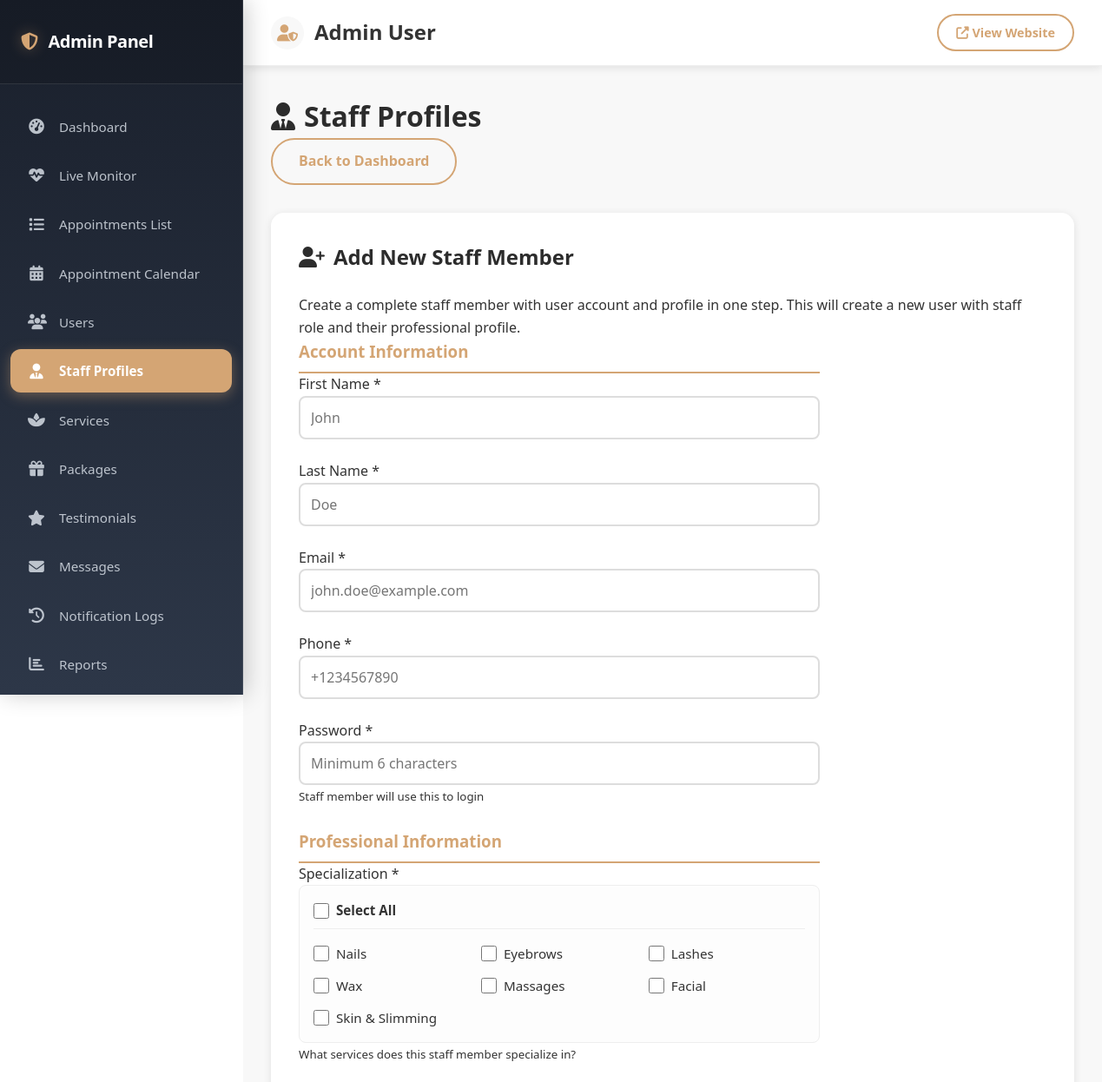
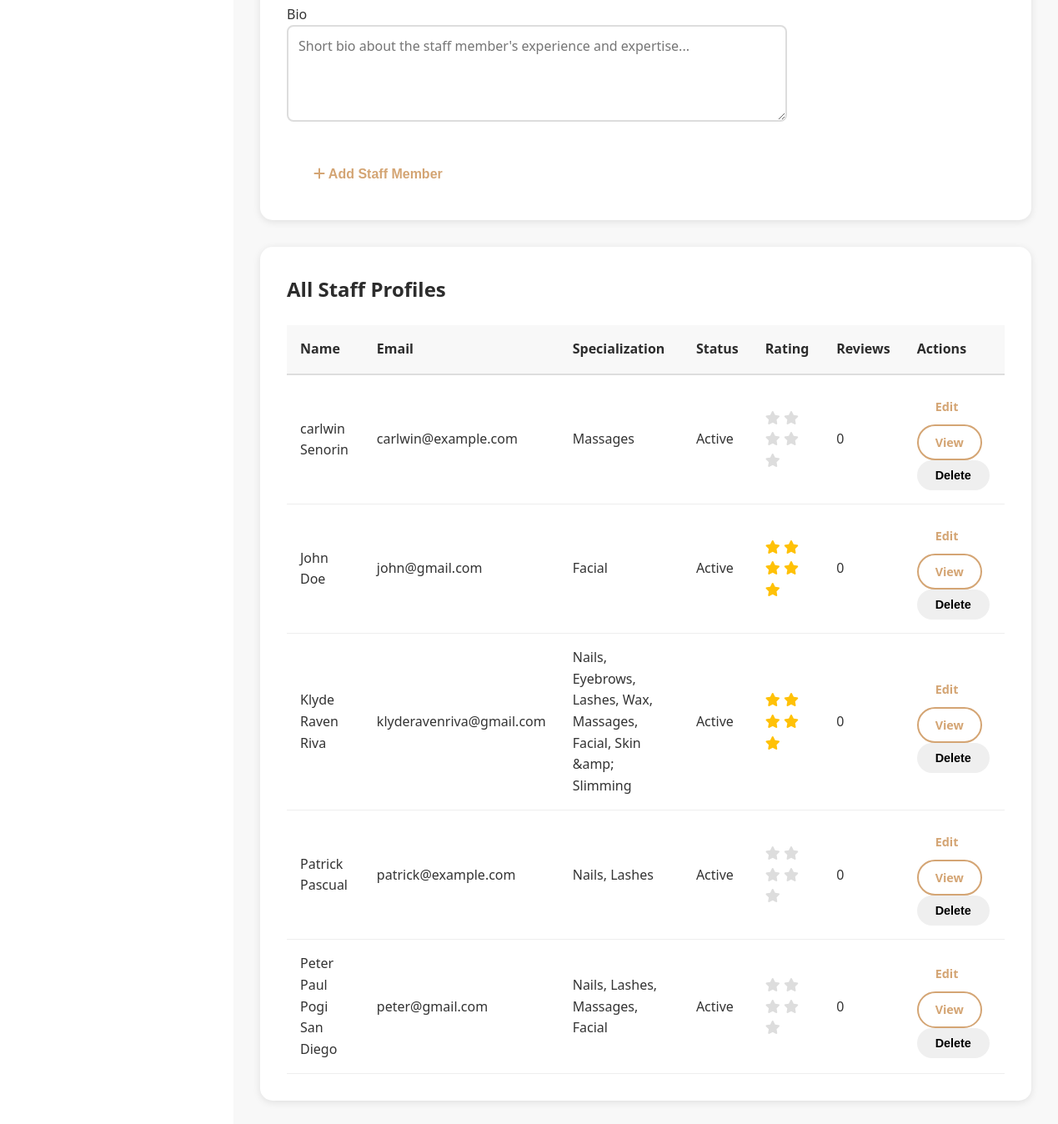
/admin/staff.php (signed in), run on the app's committed database (2 pictures, top to bottom).
### tables this page shows
CREATE TABLE `staff` (
  `id` int(11) NOT NULL,
  `user_id` int(11) NOT NULL,
  `specialization` text DEFAULT NULL,
  `bio` text DEFAULT NULL,
  `availability` longtext DEFAULT NULL CHECK (json_valid(`availability`)),
  `rating` decimal(3,2) DEFAULT 0.00,
  `total_reviews` int(11) DEFAULT 0,
  `efficiency_score` decimal(3,2) DEFAULT 1.00,
  `current_load` int(11) DEFAULT 0,
  `max_daily_capacity` int(11) DEFAULT 300
);

CREATE TABLE `users` (
  `id` int(11) NOT NULL,
  `first_name` varchar(100) NOT NULL,
  `last_name` varchar(100) NOT NULL,
  `email` varchar(255) NOT NULL,
  `phone` varchar(20) NOT NULL,
  `password` varchar(255) NOT NULL,
  `role` enum('client','admin','staff') DEFAULT 'client',
  `status` enum('active','inactive') DEFAULT 'active',
  `reset_token` varchar(255) DEFAULT NULL,
  `reset_expires` datetime DEFAULT NULL,
  `created_at` timestamp NOT NULL DEFAULT current_timestamp(),
  `updated_at` timestamp NOT NULL DEFAULT current_timestamp() ON UPDATE current_timestamp(),
  `last_login` timestamp NULL DEFAULT NULL,
  `last_ip` varchar(45) DEFAULT NULL,
  `profile_picture` varchar(500) DEFAULT NULL,
  `tier` enum('standard','premium','vip') DEFAULT 'standard'
);

### admin/staff.php (the view, shortened to what this page needs)
<?php
$conn = getDBConnection();
$stmt = $conn->query("SELECT s.*, u.first_name, u.last_name, u.email, u.phone, u.status as user_status
                      FROM staff s
                      JOIN users u ON s.user_id = u.id
                      ORDER BY u.first_name, u.last_name");
$staff_list = $stmt->fetchAll();
$all_categories = [
    'Nails',
    'Eyebrows',
    'Lashes',
    'Wax',
    'Massages',
    'Facial',
    'Skin & Slimming'
];
$edit_staff = null;
$view_staff = null;
?>
<?php include '../includes/admin-header.php'; ?>
            <div class="admin-content">
            <div class="admin-header">
                <h1><i class="fas fa-user-tie"></i> Staff Profiles</h1>
                <a href="index.php" class="btn btn-outline">Back to Dashboard</a>
            </div>
            <div class="admin-card" <?php echo ($view_staff || $edit_staff) ? 'style="display:none"' : ''; ?>>
                <h2><i class="fas fa-user-plus"></i> Add New Staff Member</h2>
                <p class="form-description">Create a complete staff member with user account and profile in one step. This will create a new user with staff role and their professional profile.</p>
                <form method="POST" class="admin-form">
                    <h3 style="margin-top: 0; color: var(--primary-color); border-bottom: 2px solid var(--primary-color); padding-bottom: 0.5rem;">Account Information</h3>
                    <div class="form-row">
                        <div class="form-group">
                            <label>First Name *</label>
                            <input type="text" name="first_name" placeholder="John" required pattern="[^0-9]*" title="First Name should not contain numbers.">
                        </div>
                        <div class="form-group">
                            <label>Last Name *</label>
                            <input type="text" name="last_name" placeholder="Doe" required pattern="[^0-9]*" title="Last Name should not contain numbers.">
                        </div>
                    </div>
                    <div class="form-row">
                        <div class="form-group">
                            <label>Email *</label>
                            <input type="email" name="email" placeholder="john.doe@example.com" required>
                        </div>
                        <div class="form-group">
                            <label>Phone *</label>
                            <input type="tel" name="phone" placeholder="+1234567890" required>
                        </div>
                    </div>
                    <div class="form-group">
                        <label>Password *</label>
                        <input type="password" name="password" placeholder="Minimum 6 characters" required minlength="6">
                        <small>Staff member will use this to login</small>
                    </div>
                    <h3 style="color: var(--primary-color); border-bottom: 2px solid var(--primary-color); padding-bottom: 0.5rem; margin-top: 1.5rem;">Professional Information</h3>
                    <div class="form-group">
                        <label>Specialization *</label>
                        <div class="checkbox-group-wrapper">
                            <label class="checkbox-label select-all-label">
                                <input type="checkbox" class="select-all-checkbox" data-target="add-spec"> <strong>Select All</strong>
                            </label>
                            <div class="specialization-grid">
                                <?php foreach ($all_categories as $cat): ?>
                                    <label class="checkbox-label">
                                        <input type="checkbox" name="specialization[]" value="<?php echo htmlspecialchars($cat); ?>" class="add-spec-checkbox">
                                        <?php echo str_replace('_', ' & ', ucfirst($cat)); ?>
                                    </label>
                                <?php endforeach; ?>
                            </div>
                        </div>
                        <small>What services does this staff member specialize in?</small>
                    </div>
                    <div class="form-group">
                        <label>Bio</label>
                        <textarea name="bio" rows="4" placeholder="Short bio about the staff member's experience and expertise..."></textarea>
                    </div>
                    <div class="form-actions">
                        <button type="submit" class="btn btn-primary"><i class="fas fa-plus"></i> Add Staff Member</button>
                    </div>
                </form>
            </div>
            </div>
            <div class="admin-card">
                <h2>All Staff Profiles</h2>
                <div class="table-responsive">
                    <table class="admin-table">
                        <thead>
                            <tr>
                                <th>Name</th>
                                <th>Email</th>
                                <th>Specialization</th>
                                <th>Status</th>
                                <th>Rating</th>
                                <th>Reviews</th>
                                <th>Actions</th>
                            </tr>
                        </thead>
                        <tbody>
                            <?php foreach ($staff_list as $s): ?>
                                <tr>
                                    <td><?php echo htmlspecialchars($s['first_name'] . ' ' . $s['last_name']); ?></td>
                                    <td><?php echo htmlspecialchars($s['email']); ?></td>
                                    <td><?php echo htmlspecialchars($s['specialization'] ?: '-'); ?></td>
                                    <td><span class="status-badge status-<?php echo $s['user_status']; ?>"><?php echo ucfirst($s['user_status']); ?></span></td>
                                    <td>
                                        <?php for ($i = 1; $i <= 5; $i++): ?>
                                            <i class="fas fa-star" style="color: <?php echo $i <= round($s['rating']) ? '#ffc107' : '#ddd'; ?>"></i>
                                        <?php endfor; ?>
                                    </td>
                                    <td><?php echo $s['total_reviews']; ?></td>
                                    <td>
                                        <a href="staff.php?edit=<?php echo $s['id']; ?>" class="btn btn-sm btn-primary">Edit</a>
                                        <a href="staff.php?view=<?php echo $s['id']; ?>" class="btn btn-sm btn-outline">View</a>
                                        <form method="POST" style="display: inline;" onsubmit="return confirm('Delete this staff profile? User account will remain.')">
                                            <button type="submit" class="btn btn-sm btn-danger">Delete</button>
                                        </form>
                                    </td>
                                </tr>
                            <?php endforeach; ?>
                        </tbody>
                    </table>
                </div>
            </div>
        </div>
    </div>
</body>
</html>
<?php include '../includes/admin-footer.php'; ?>

### assets/css/style.css (style rules this page uses)
* { margin: 0; padding: 0; box-sizing: border-box; }
:root { --primary-color: #d4a574; --secondary-color: #8b6f47; --accent-color: #f5e6d3; --dark-color: #2c2c2c; --light-color: #f8f8f8; --text-color: #333; --success-color: #28a745; --danger-color: #dc3545; --warning-color: #ffc107; --info-color: #17a2b8; --white: #ffffff; --shadow: 0 2px 10px rgba(0, 0, 0, 0.1); --shadow-lg: 0 5px 20px rgba(0, 0, 0, 0.15); }
body { font-family: 'Segoe UI', Tahoma, Geneva, Verdana, sans-serif; line-height: 1.6; color: var(--text-color); background-color: var(--white); }
.btn { display: inline-block; padding: 12px 30px; border-radius: 50px; text-decoration: none; font-weight: 600; transition: all 0.3s; border: 2px solid transparent; cursor: pointer; font-size: 1rem; }
.btn-primary { background: var(--white); color: var(--primary-color); }
.btn-outline { background: transparent; color: var(--primary-color); border-color: var(--primary-color); }
.btn-sm { padding: 8px 20px; font-size: 0.9rem; }
.form-group { margin-bottom: 1.5rem; }
.form-group input, .form-group textarea, .form-group select { width: 100%; padding: 12px; border: 2px solid #ddd; border-radius: 8px; font-size: 1rem; font-family: inherit; transition: border-color 0.3s; }

### assets/css/admin.css (style rules this page uses)
.admin-body { margin: 0; padding: 0; }
.admin-content { max-width: 1400px; margin: 0 auto; }
.admin-header { margin-bottom: 2rem; }
.admin-header h1 { color: var(--dark-color); display: flex; align-items: center; gap: 10px; }
.admin-card { background: var(--white); padding: 2rem; border-radius: 15px; box-shadow: var(--shadow); margin-bottom: 2rem; }
.admin-card h2 { color: var(--dark-color); margin-bottom: 1.5rem; display: flex; align-items: center; gap: 10px; }
.table-responsive { overflow-x: auto; }
.admin-table { width: 100%; border-collapse: collapse; }
.admin-table thead { background: var(--light-color); }
.admin-table th { padding: 1rem; text-align: left; font-weight: 600; color: var(--dark-color); border-bottom: 2px solid #ddd; }
.admin-table td { padding: 1rem; border-bottom: 1px solid #eee; }
.admin-form { max-width: 600px; }
.form-actions { display: flex; gap: 1rem; margin-top: 2rem; }

### admin/staff.php (style rules this page uses)
.checkbox-group-wrapper { background: #fdfdfd; border: 1px solid #eee; padding: 1rem; border-radius: 8px; }
.select-all-label { display: block; border-bottom: 1px solid #eee; margin-bottom: 1rem; padding-bottom: 0.5rem; }
.specialization-grid { display: grid; grid-template-columns: repeat(auto-fill, minmax(150px, 1fr)); gap: 0.8rem; }
.checkbox-label { display: flex; align-items: center; gap: 0.5rem; cursor: pointer; font-size: 0.95rem; }
.checkbox-label input[type="checkbox"] { width: 18px; height: 18px; cursor: pointer; }

### data on the page
staff: user.last_name "carlwin Senorin", user.email "carlwin@example.com", specialization "Massages", user.status "Active", rating 0 (drawn), total_reviews "0"
staff: user.last_name "John Doe", user.email "john@gmail.com", specialization "Facial", user.status "Active", total_reviews "0"
staff: user.last_name "Klyde Raven Riva", user.email "klyderavenriva@gmail.com", specialization "Nails, Eyebrows, Lashes, Wax, Massages, Facial, Skin &amp; Slimming", user.status "Active", total_reviews "0"
staff: user.last_name "Patrick Pascual", user.email "patrick@example.com", specialization "Nails, Lashes", user.status "Active", rating 0 (drawn), total_reviews "0"
staff: user.last_name "Peter Paul Pogi San Diego", user.email "peter@gmail.com", specialization "Nails, Lashes, Massages, Facial", user.status "Active", rating 0 (drawn), total_reviews "0"

### other printed values
$_SESSION['admin_name'] "Admin User"
str_replace('_', ' & ', ucfirst($cat)) "Nails"
str_replace('_', ' & ', ucfirst($cat)) "Eyebrows"
str_replace('_', ' & ', ucfirst($cat)) "Lashes"
str_replace('_', ' & ', ucfirst($cat)) "Wax"
str_replace('_', ' & ', ucfirst($cat)) "Massages"
str_replace('_', ' & ', ucfirst($cat)) "Facial"
str_replace('_', ' & ', ucfirst($cat)) "Skin & Slimming"
